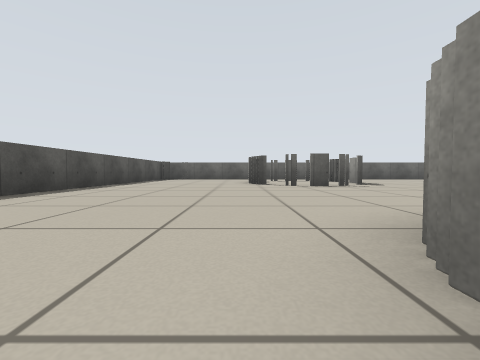
view 1 (above)

16 first-person views from a walk through a Stage world. The camera is 0.36 m above the floor, tilts 2° down and sees 90° across. Floor lines are 1 m apart. The floor is counted in squares, 1 m on a side. Each view is taken from the middle of a square. On the plan, view 1 faces up. The plan holds only what a view shows up to about 9 squares ahead; the rest is blank. Robots are left out.

view 2
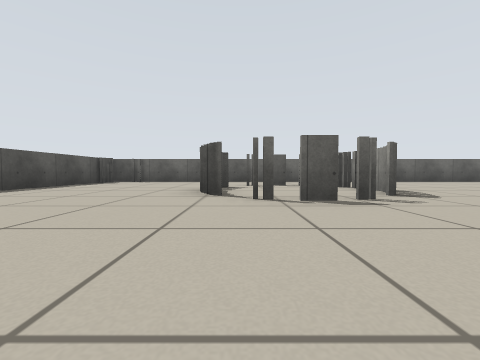

view 3
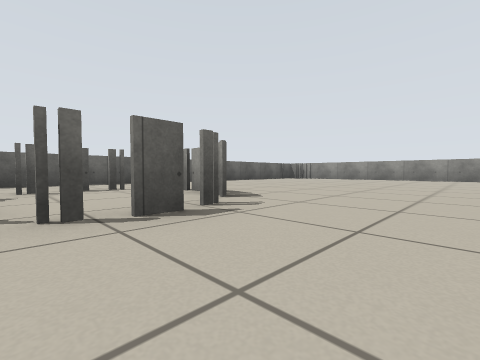

view 4
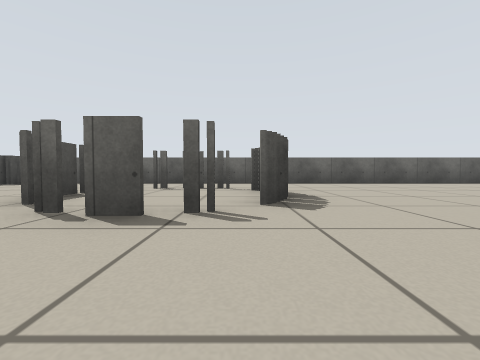

view 5
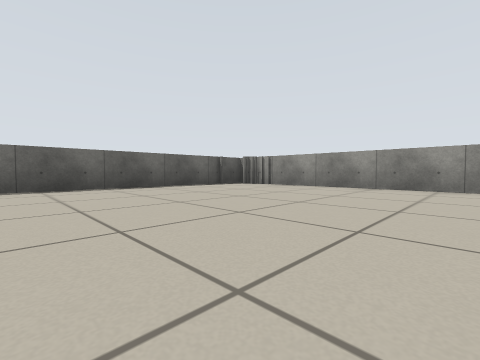

view 6
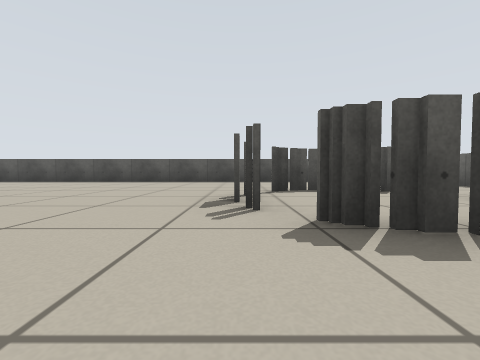

view 7
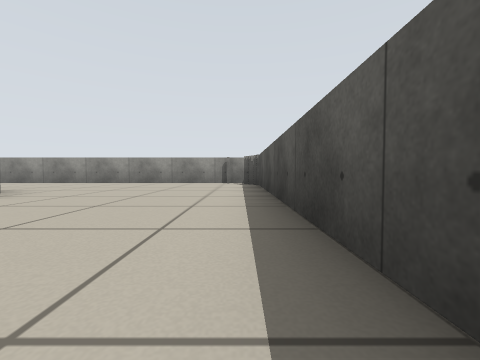

view 8
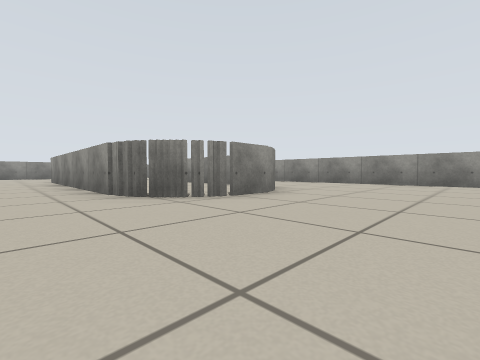

view 9
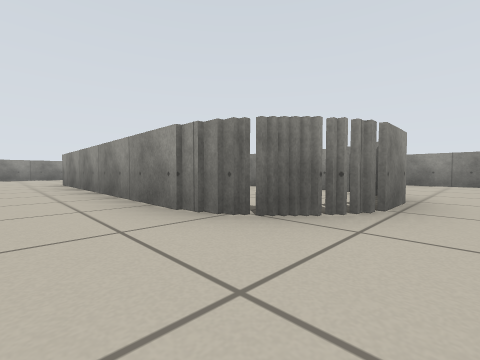

view 10
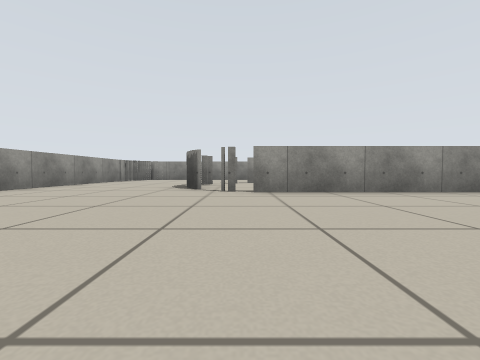

view 11
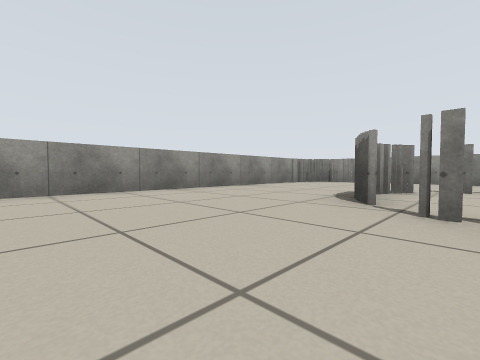

view 12
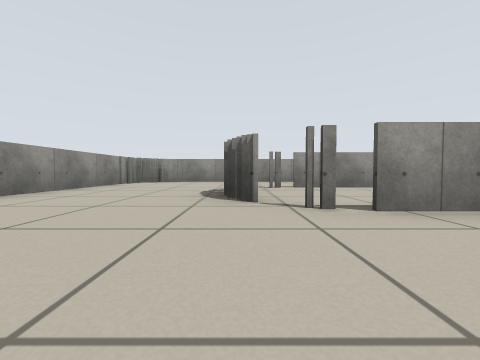

view 13
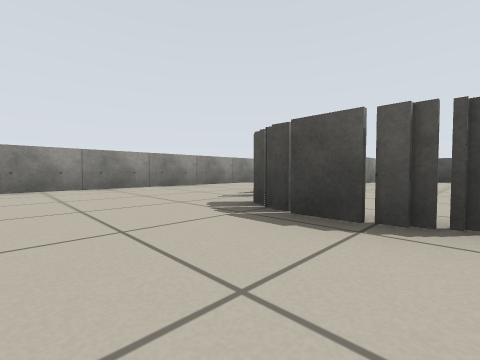

view 14
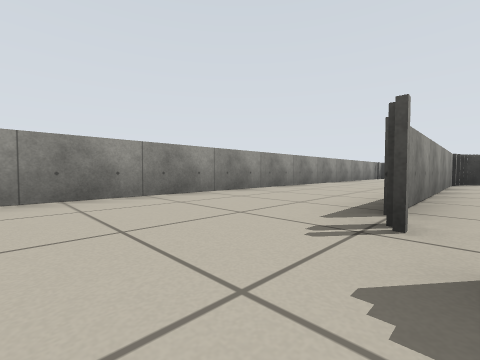

view 15
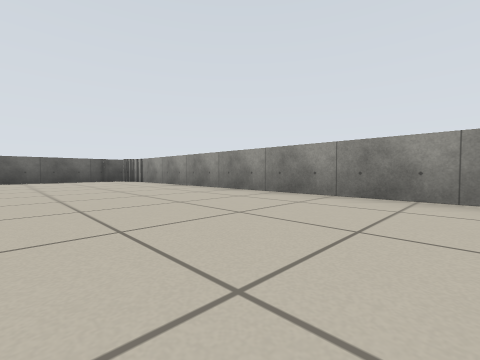

view 16
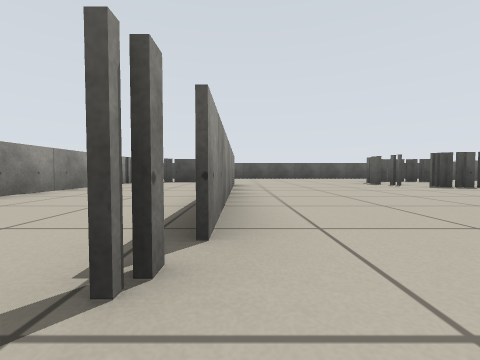

### Floor plan
Key: @ floor where view 1 was taken; # wall or solid block; x gap in a wall; . floor; T thing the floor can be seen under or through.
Columns run from 4 left of view 1 to 13 right of it. Each row starts with its distance up from view 1.
 12  #################
 11 ##..............##
 10 #................#
  9 #....TxT.........#
  8 #...T .TT........#
  7 #...TT.TT........#
  6 #....TTT.........#
  5 #................#
  4 #................#
  3 #................#
  2 #....########....#
  1 #....##     .#...#
  0 #...@##      #...#
 -1 #....#####  ##...#
 -2 #.....#######....#
 -3 #................#
 -4 ##..............##
 -5  ################

Positions as (right, up) in squares from view 1, and headings:
1: (0, 0), facing up
2: (1, 3), facing up
3: (1, 4), facing up-right
4: (3, 4), facing up
5: (7, 6), facing up-right
6: (5, 6), facing left
7: (-3, 3), facing down
8: (-2, 3), facing down-right
9: (0, 3), facing down-right
10: (8, 6), facing down
11: (8, 4), facing down-right
12: (9, 4), facing down
13: (11, 1), facing down-left
14: (10, -1), facing down-left
15: (9, 2), facing up-right
16: (9, 2), facing left
